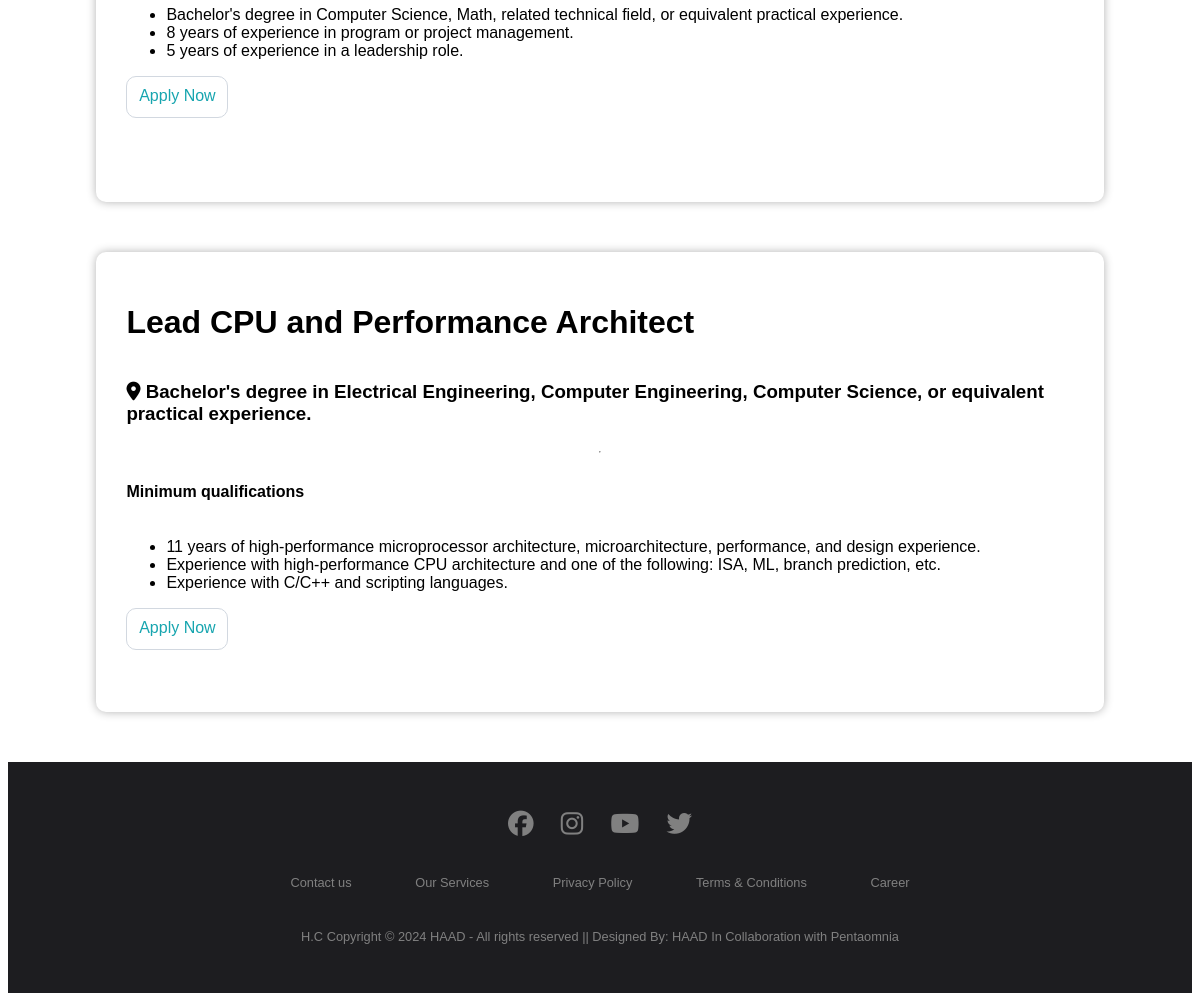
/findjob/ (lower part), run on an earlier commit of the app's database.
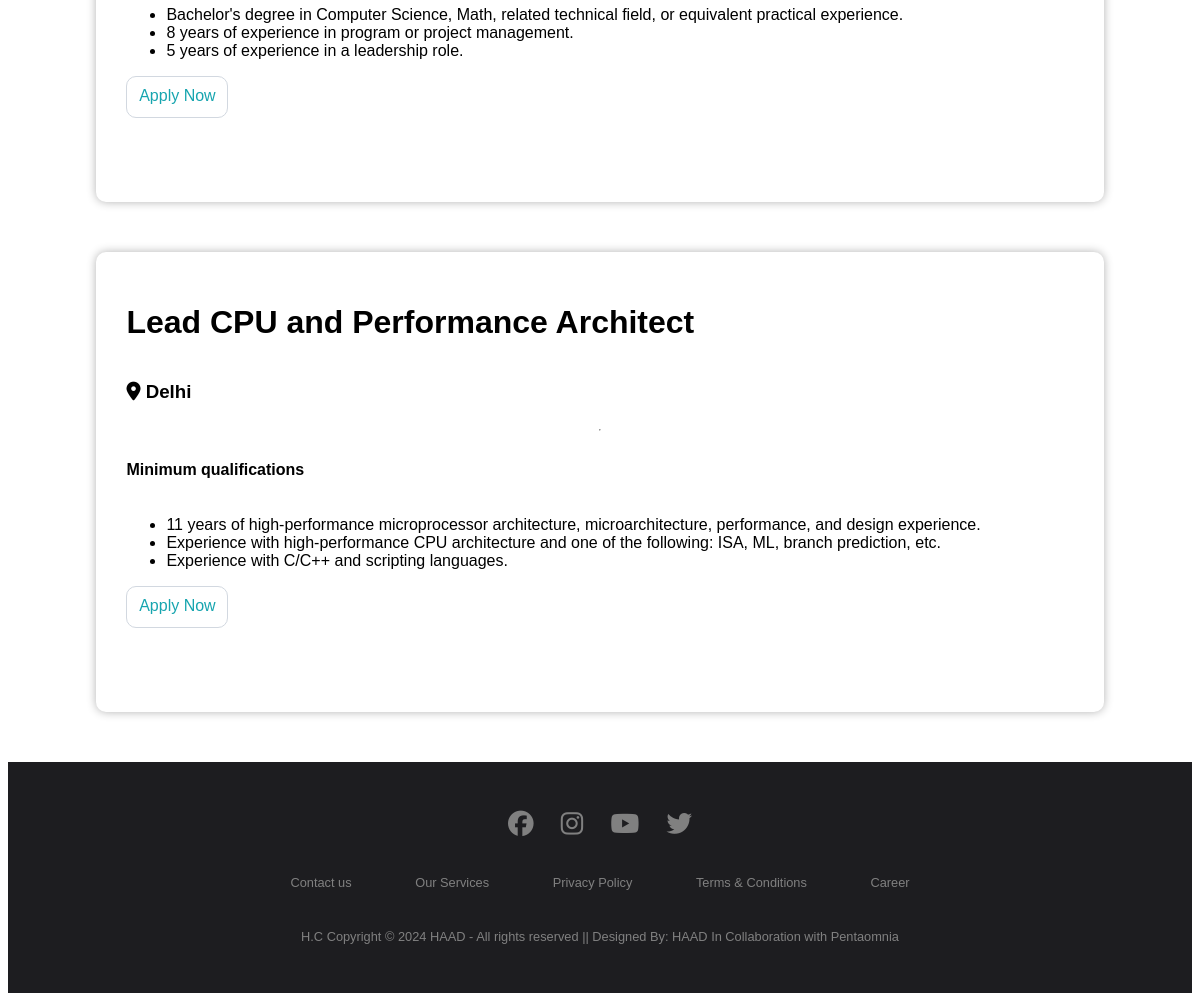
And on a later commit of the database.
### home/models.py (models this page shows)
class Jobs(models.Model):
    job_head=models.TextField()
    job_location=models.TextField()
    job_qual1=models.TextField()
    job_qual2=models.TextField()
    job_qual3=models.TextField()

### home/views.py (the view)
# urls.py: path('findjob/',Findjob,name='findjob'),
def Findjob(request):
    context={}
    queryset = Jobs.objects.all()
    total_jobs = queryset.count()
    context['total_jobs'] = total_jobs
    context['jobs']=queryset
    return render(request,'findjob.html',context)

### home/templates/findjob.html (shortened to what this page needs)
{% extends "base.html" %}
{% block content %}
<div class="datacont">
    {% if jobs %}
    {% if results %}
    {% for item in results %}
    <div class="datacard">
        <h1 class="job_head">{{item.job_head}}</h1>
        <h3 class="job_location"><i class="fa-solid fa-location-dot"></i> {{item.job_location}}</h3>
        <hr>
        <h4>Minimum qualifications</h4>
        <ul>
            <li class="job_qual1">{{item.job_qual1}}</li>
            <li class="job_qual2">{{item.job_qual2}}</li>
            <li class="job_qual3">{{item.job_qual3}}</li>
        </ul>
        {% if user.is_authenticated %}
        <a href="{% url  'apply' %}" class="button">Apply Now</a>
        {% else %}
        <a href="{% url  'login' %}" class="button">Apply Now</a>
        {% endif %}
    </div>
    {% endfor %}
    {% else %}
    {% for job in jobs %}
    <div class="datacard">
        <h1 class="job_head">{{job.job_head}}</h1>
        <h3 class="job_location"><i class="fa-solid fa-location-dot"></i> {{job.job_location}}</h3>
        <hr>
        <h4>Minimum qualifications</h4>
        <ul>
            <li class="job_qual1">{{job.job_qual1}}</li>
            <li class="job_qual2">{{job.job_qual2}}</li>
            <li class="job_qual3">{{job.job_qual3}}</li>
        </ul>
        {% if user.is_authenticated %}
        <a href="{% url  'apply' %}" class="button">Apply Now</a>
        {% else %}
        <a href="{% url  'login' %}" class="button">Apply Now</a>
        {% endif %}
    </div>
    {% endfor %}
    {% endif %}
    {% else %}
    <h4>No Data Found</h4>
    {% endif %}
</div>
{%endblock%}

### home/templates/base.html (shortened to what this page needs)
<!DOCTYPE html>
<html lang="en">
<head>
    <link href="/static/css/nav.css" rel="stylesheet">
    <link href="/static/css/home.css" rel="stylesheet">
    <link href="/static/css/login.css" rel="stylesheet">
    <link href="/static/css/adddetails.css" rel="stylesheet">
    <link href="/static/css/findjob.css" rel="stylesheet">
    <link href="/static/css/benefits.css" rel="stylesheet">
    <link href="/static/css/apply.css" rel="stylesheet">
    <link rel="stylesheet" href="https://cdnjs.cloudflare.com/ajax/libs/font-awesome/6.5.1/css/all.min.css" />
</head>
<body>
    {% block content %}
    {% endblock %}
    <footer>
        <div class="footer">
            <div class="row">
                <a href="#"><i class="fa-brands fa-facebook"></i></i></a>
                <a href="#"><i class="fa-brands fa-instagram"></i></a>
                <a href="#"><i class="fa-brands fa-youtube"></i></a>
                <a href="#"><i class="fa-brands fa-twitter"></i></a>
            </div>
            <div class="row">
                <ul>
                    <li><a href="#">Contact us</a></li>
                    <li><a href="#">Our Services</a></li>
                    <li><a href="#">Privacy Policy</a></li>
                    <li><a href="#">Terms & Conditions</a></li>
                    <li><a href="#">Career</a></li>
                </ul>
            </div>
            <div class="row">
                H.C Copyright © 2024 HAAD - All rights reserved || Designed By: HAAD In Collaboration with Pentaomnia
            </div>
        </div>
    </footer>
</body>
</html>

### home/static/css/home.css (style rules this page uses)
* { padding: 0; font-family: 'Play', sans-serif; }
.footer { background-color: rgb(29, 29, 32); padding:30px 0px; font-family: 'Play', sans-serif; text-align:center; }
.footer .row { width:100%; margin:1% 0%; padding:0.6% 0%; color:gray; font-size:0.8em; }
.footer .row a { text-decoration:none; color:gray; transition:0.5s; }
.footer .row ul { width:100%; }
.footer .row ul li { display:inline-block; margin:0px 30px; }
.footer .row a i { font-size:2em; margin:0% 1%; }

### home/static/css/findjob.css (style rules this page uses)
.datacont { width: 100%; display: flex; flex-direction: column; justify-content: space-evenly; align-items: center; padding-top: 50px; }
.datacard { width: 80%; height: 400px; background-color: white; box-shadow: 0px 0px 10px rgba(0, 0, 0, 0.3); border-radius: 10px; padding: 30px; display: flex; flex-direction: column; margin-bottom: 50px; overflow: hidden; }
.datacard ul { padding-left: 40px; }
.datacard .button { width: 100px; height: 30px; padding-top: 10px; border: 1px solid rgb(210, 216, 224); border-radius: 10px; text-align: center; text-decoration: none; color: rgb(23, 165, 175); }

What changed in the data, as far as the page shows it:
changed Jobs "Lead CPU and Performance Architect": job_location "Bachelor's degree in Electrical Engineering, Computer Engineering, Computer Science, or equivalent practical experience." → "Delhi"
